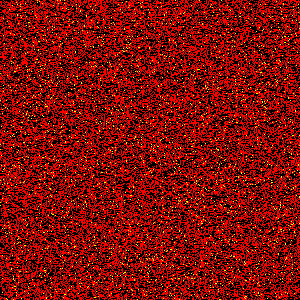
Frame 1 (no input)
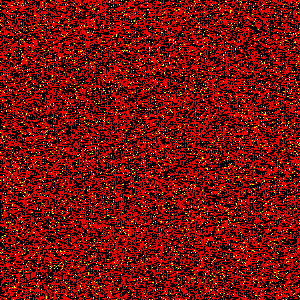
Frame 60 (the mouse pressed at the canvas centre just before this capture)
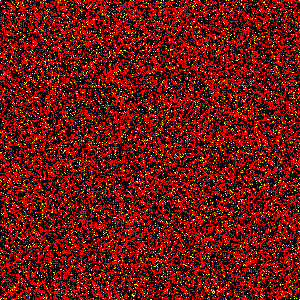
Frame 120 (the mouse held since frame 60 and released just before this capture)

The Processing sketch that drew these frames (run headless with seeded random() and noise(); from frame 60 on, the mouse is pressed at the canvas centre):

// Processing sketch: GrayScott
// ── GrayScott.pde
// Gray-Scott model
ReactionDiffusionSystem rfs;
int xSize = 300;
int ySize = 300;

void settings()
{
  size(xSize, ySize);
}

void setup()
{
  rfs = new ReactionDiffusionSystem(xSize, ySize, 0.037f, 0.07f);
}

void draw()
{
  rfs.update();
  rfs.draw();
}

// ── ReactionDiffusionSystem.pde
// example was this: https://github.com/pmneila/jsexp/blob/master/grayscott/
// paper was this: https://arxiv.org/pdf/1806.07980.pdf
// javascript example is: https://pmneila.github.io/jsexp/grayscott/

class ReactionDiffusionSystem
{
  private float feed;
  private float kill;
  private float deltaTime = 0.01;
  private float diffusionCoefficientA = 0.2097;
  private float diffusionCoefficientB = 0.105;
  private PVector[][] dotPerScreenPixel;
  private int xSize;
  private int ySize;
  private color[] colorPalette;
  private float[] colorTreshholds;
  private float stepX = 1.0 / xSize;
  private float stepY = 1.0 / ySize;
  public boolean drawInverted = true;
  
  public ReactionDiffusionSystem(int x, int y, float feed, float kill)
  {
    this.xSize = x;
    this.ySize = y;
    this.feed = feed;
    this.kill = kill;
    init();
  }
  
  public void update()
  {
    float du;
    float dv;
    float delta;
    
    // manhattan Neighbourhood
    PVector uv;
    PVector uvLeft;
    PVector uvRight;
    PVector uvTop;
    PVector uvBottom;
    PVector laplacian;
    
    for (int i = 0; i < (xSize*ySize); i++)
    {
      int xCoord = i%xSize;
      int yCoord = (int)Math.floor(i/xSize);
      float previousA = dotPerScreenPixel[xCoord][yCoord].x;
      float previousB = dotPerScreenPixel[xCoord][yCoord].y;
      
      uv = dotPerScreenPixel[xCoord][yCoord];
      boolean isLeftEdge = !(xCoord > 0);
      boolean isRightEdge = !(xCoord < (xSize - 1));
      boolean isTopEdge = !(yCoord > 0);
      boolean isBottomEdge = !(yCoord < (ySize - 1));

      if (!isLeftEdge && !isRightEdge && !isTopEdge && !isBottomEdge)
      {
        uvLeft = dotPerScreenPixel[xCoord - 1][yCoord];
        uvRight = dotPerScreenPixel[xCoord + 1][yCoord];
        uvTop = dotPerScreenPixel[xCoord][yCoord - 1];
        uvBottom = dotPerScreenPixel[xCoord][yCoord + 1];
      }
      else if (isTopEdge && !isRightEdge && !isLeftEdge)
      {
        uvLeft = dotPerScreenPixel[xCoord - 1][yCoord];
        uvRight = dotPerScreenPixel[xCoord + 1][yCoord];
        uvTop = dotPerScreenPixel[xCoord][yCoord];
        uvBottom = dotPerScreenPixel[xCoord][yCoord + 1];
      }
      else if (isBottomEdge && !isRightEdge && !isLeftEdge)
      {
        uvLeft = dotPerScreenPixel[xCoord - 1][yCoord];
        uvRight = dotPerScreenPixel[xCoord + 1][yCoord];
        uvTop = dotPerScreenPixel[xCoord][yCoord - 1];
        uvBottom = dotPerScreenPixel[xCoord][yCoord];
      }
      else if (isRightEdge && !isTopEdge && !isBottomEdge)
      {
        uvLeft = dotPerScreenPixel[xCoord - 1][yCoord];
        uvRight = dotPerScreenPixel[xCoord][yCoord];
        uvTop = dotPerScreenPixel[xCoord][yCoord - 1];
        uvBottom = dotPerScreenPixel[xCoord][yCoord + 1];
      }
      else if (isLeftEdge && !isTopEdge && !isBottomEdge)
      {
        uvLeft = dotPerScreenPixel[xCoord][yCoord];
        uvRight = dotPerScreenPixel[xCoord + 1][yCoord];
        uvTop = dotPerScreenPixel[xCoord][yCoord - 1];
        uvBottom = dotPerScreenPixel[xCoord][yCoord + 1];
      }
      else
      {
        float defaultValue = 1.0f;
        uvLeft = new PVector(defaultValue, defaultValue);
        uvRight = new PVector(defaultValue, defaultValue);
        uvTop = new PVector(defaultValue, defaultValue);
        uvBottom = new PVector(defaultValue, defaultValue);
      }
      
      // basically add all 4 neighbours and divide by the 4*actual one
      laplacian = PVector.add(uvLeft, uvRight);
      laplacian = PVector.add(laplacian, uvTop);
      laplacian = PVector.add(laplacian, uvBottom);
      laplacian = PVector.sub(laplacian, PVector.mult(uv, 4.0f));
      
      du = diffusionCoefficientA*laplacian.x - uv.x*uv.y*uv.y + feed*(1.0 - uv.x);
      dv = diffusionCoefficientB*laplacian.y + uv.x*uv.y*uv.y - (feed + kill)*uv.y;
      
      PVector newValue = new PVector(uv.x + deltaTime*du, uv.y + deltaTime*dv);
      
      dotPerScreenPixel[xCoord][yCoord] = newValue;
    }
  }
  
  public void draw()
  {
    loadPixels();
    
    for (int i = 0; i < (xSize*ySize); i++)
    {
      float pixelValue;
      
      if (drawInverted)
      {
        pixelValue = dotPerScreenPixel[i%xSize][(int)Math.floor(i/xSize)].y;
      }
      else
      {
        pixelValue = dotPerScreenPixel[i%xSize][(int)Math.floor(i/xSize)].x;
      }
      
      color color1;
      color color2;
      float lerpValue = 0.0f;
      
      if(pixelValue < colorTreshholds[0])
      {
        color1 = colorPalette[0];
        color2 = colorPalette[0];
        lerpValue = 1.0f;
      }
      if(pixelValue < colorTreshholds[1])
      {
        color1 = colorPalette[0];
        color2 = colorPalette[1];
        float lowerValue = colorTreshholds[0];
        float upperValue = colorTreshholds[1];
        float maxValue = upperValue - lowerValue;
        lerpValue = 1 / maxValue * lowerValue;
      }
      else if(pixelValue < colorTreshholds[2])
      {
        color1 = colorPalette[1];
        color2 = colorPalette[2];
        float lowerValue = colorTreshholds[1];
        float upperValue = colorTreshholds[2];
        float maxValue = upperValue - lowerValue;
        lerpValue = 1 / maxValue * lowerValue;
      }
      else if(pixelValue < colorTreshholds[3])
      {
        color1 = colorPalette[2];
        color2 = colorPalette[3];
        float lowerValue = colorTreshholds[2];
        float upperValue = colorTreshholds[3];
        float maxValue = upperValue - lowerValue;
        lerpValue = 1 / maxValue * lowerValue;
      }
      else if(pixelValue < colorTreshholds[4])
      {
        color1 = colorPalette[3];
        color2 = colorPalette[4];
        float lowerValue = colorTreshholds[3];
        float upperValue = colorTreshholds[4];
        float maxValue = upperValue - lowerValue;
        lerpValue = 1 / maxValue * lowerValue;
      }
      else
      {
        // welp there is no 6th color so it is the last in the array
        color1 = colorPalette[4];
        color2 = colorPalette[4];
        lerpValue = 1.0f;
      }
      
      //print(color1, color2, lerpValue);
      color pixelColor = lerpColor(color1, color2, lerpValue);
      pixels[i] = pixelColor;
    }
    
    updatePixels();
  }

  private void init()
  {
    dotPerScreenPixel = new PVector[xSize][ySize];
    
    for(int y = 0; y < ySize; y++)
    {
      for(int x = 0; x < xSize; x++)
      {
        dotPerScreenPixel[x][y] = new PVector(random(0.0f, 0.4f), random(0.0f, 0.4f));
      }
    }
    
    int amountOfColors = 5;
    colorPalette = new color[amountOfColors];
    colorPalette[0] = #000000;
    colorPalette[1] = #00FF00;
    colorPalette[2] = #FFFF00;
    colorPalette[3] = #FF0000;
    colorPalette[4] = #FFFFFF;
    
    colorTreshholds = new float[amountOfColors];
    colorTreshholds[0] = 0.0f;
    colorTreshholds[1] = 0.2f;
    colorTreshholds[2] = 0.21f;
    colorTreshholds[3] = 0.4f;
    colorTreshholds[4] = 0.6f;
    
  }
}
